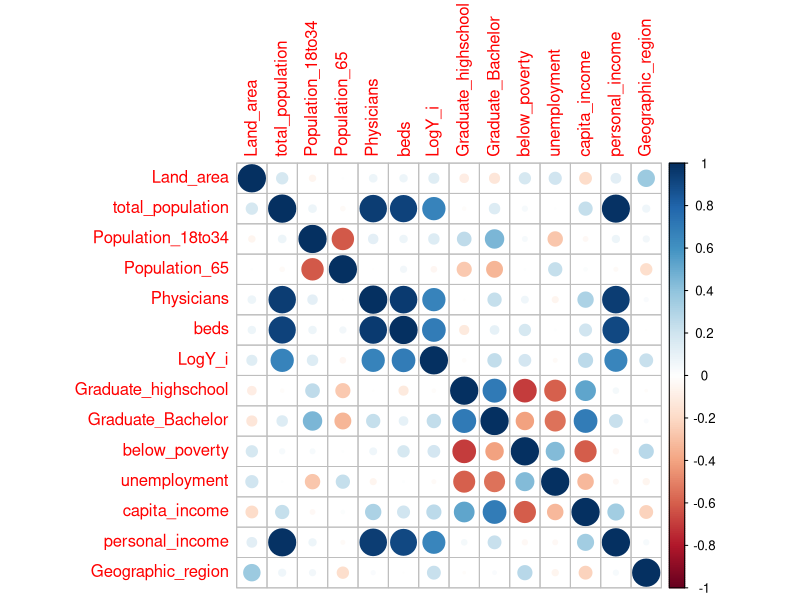
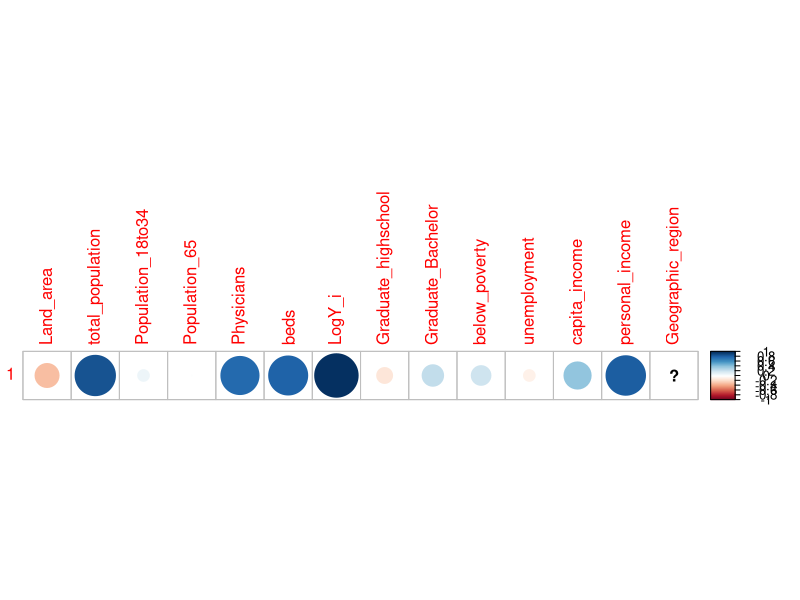
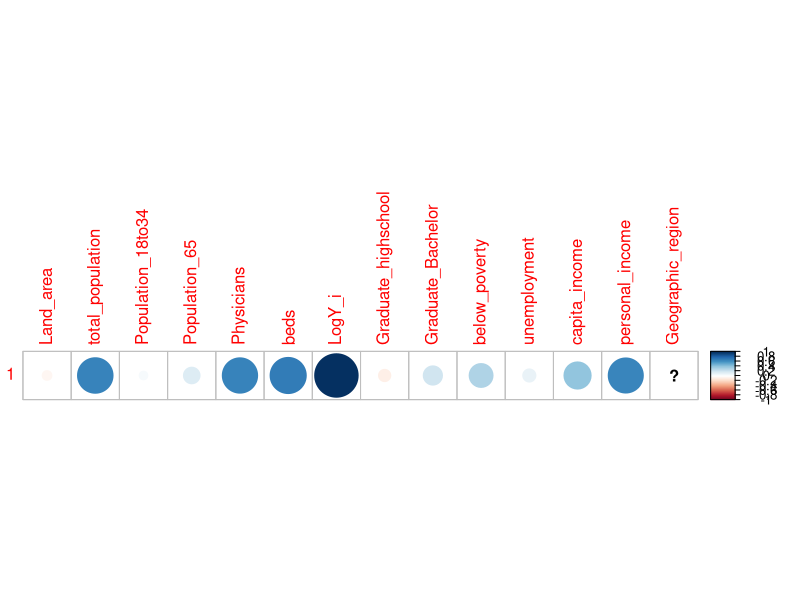
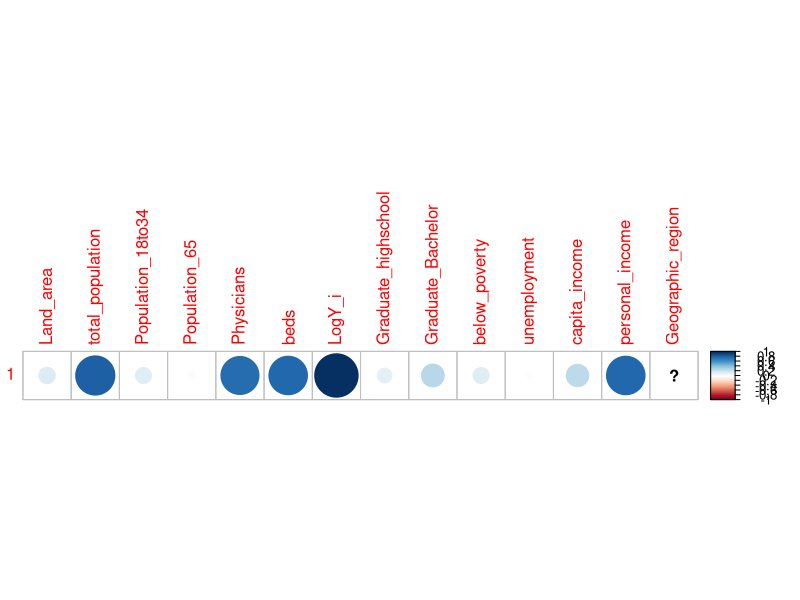
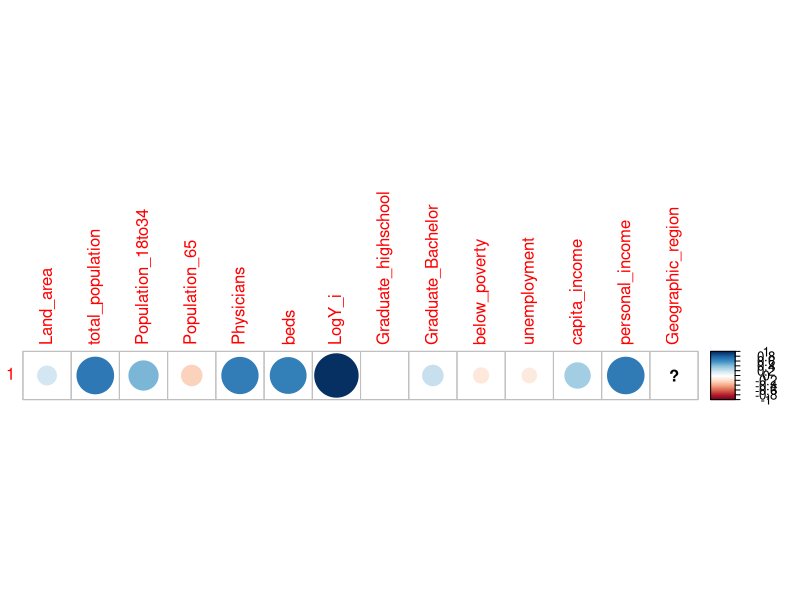

Recreate these plots in R, in order.
## ---- chunk 1
# RUN THESE ALL ONCE!!! un-comment the code blocks as you go
#install.packages(c("usethis", "gitcreds"))

# then run this:
#usethis::create_github_token()

# which opens GitHub in your browser, generate a token
# COPY it before closing the page

# run this and paste token into terminal when prompted
#gitcreds::gitcreds_set()

# done! :) make sure to re-comment the code blocks

# hi its tarilyn
## ---- chunk 2
# make sure to download any you dont have with: install.packages("package_name")
library(here)
library(corrplot)
library(tidyverse)
## ---- chunk 3
Demographic <- read.table(here("data", "Demographic.txt")) # more robust read-in

# change column names to match correct variables
colnames(Demographic) <- c('ID','County','state','Land_area','total_population',
                          'Population_18to34','Population_65','Physicians','beds',
                          'Y_i','Graduate_highschool','Graduate_Bachelor','below_poverty',
                          'unemployment','capita_income','personal_income','Geographic_region')
Demographic2 <- Demographic

# Variable names and dimensions of the table
head(Demographic2)
names(Demographic2)
dim(Demographic2)

Demographic2$Y_i <- log(Demographic$Y_i) # log transfrom Y

colnames(Demographic2)[10] <- "LogY_i"

total_pop <- Demographic2[Demographic2$Geographic_region == 1,]
physicians <- Demographic2[Demographic2$Geographic_region == 2,]
personal_inc <- Demographic2[Demographic2$Geographic_region == 3,]
pop_18_34 <- Demographic2[Demographic2$Geographic_region == 4,]

n1<-nrow(total_pop)
n2<-nrow(physicians)
n3<-nrow(personal_inc)
n4<-nrow(pop_18_34)
## ---- chunk 4
# general corr
cor(Demographic2[,4:17])
corrplot(cor(Demographic2[,4:17]))

# per region corr
regions <- list(total_pop, physicians, personal_inc, pop_18_34)
top_list <- list()

for (i in seq_along(regions)) {
  
  cat("FOR REGION: ", i, "\n")
  
  region <- regions[[i]]
  cors <- sapply(region[, 4:17], function(x) cor(x, region$LogY_i))
  ranked <- sort(abs(cors), decreasing = TRUE)
  
  top_list[[i]] <- head(ranked, 5)
  
  corrplot(cor(region$LogY_i, region[,4:17]))
  
  print(top_list[[i]])
}
